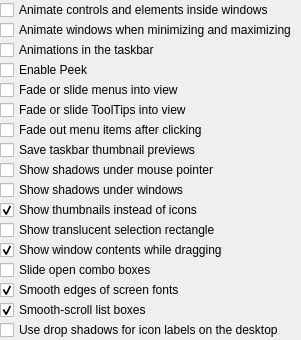
                   <widget class="QWidget" name="scroll_Optimizer_VE_Contents">
                    <property name="enabled">
                     <bool>true</bool>
                    </property>
                    <property name="geometry">
                     <rect>
                      <x>0</x>
                      <y>0</y>
                      <width>301</width>
                      <height>340</height>
                     </rect>
                    </property>
                    <property name="minimumSize">
                     <size>
                      <width>0</width>
                      <height>0</height>
                     </size>
                    </property>
                    <layout class="QVBoxLayout" name="verticalLayout_9">
                     <property name="spacing">
                      <number>0</number>
                     </property>
                     <property name="leftMargin">
                      <number>0</number>
                     </property>
                     <property name="topMargin">
                      <number>0</number>
                     </property>
                     <property name="rightMargin">
                      <number>0</number>
                     </property>
                     <property name="bottomMargin">
                      <number>0</number>
                     </property>
                     <item>
                      <widget class="QCheckBox" name="chk_Optimizer_VE_1">
                       <property name="text">
                        <string>Animate controls and elements inside windows</string>
                       </property>
                      </widget>
                     </item>
                     <item>
                      <widget class="QCheckBox" name="chk_Optimizer_VE_2">
                       <property name="text">
                        <string>Animate windows when minimizing and maximizing</string>
                       </property>
                      </widget>
                     </item>
                     <item>
                      <widget class="QCheckBox" name="chk_Optimizer_VE_3">
                       <property name="text">
                        <string>Animations in the taskbar</string>
                       </property>
                      </widget>
                     </item>
                     <item>
                      <widget class="QCheckBox" name="chk_Optimizer_VE_4">
                       <property name="text">
                        <string>Enable Peek</string>
                       </property>
                       <property name="checked">
                        <bool>false</bool>
                       </property>
                      </widget>
                     </item>
                     <item>
                      <widget class="QCheckBox" name="chk_Optimizer_VE_5">
                       <property name="text">
                        <string>Fade or slide menus into view</string>
                       </property>
                      </widget>
                     </item>
                     <item>
                      <widget class="QCheckBox" name="chk_Optimizer_VE_6">
                       <property name="text">
                        <string>Fade or slide ToolTips into view</string>
                       </property>
                      </widget>
                     </item>
                     <item>
                      <widget class="QCheckBox" name="chk_Optimizer_VE_7">
                       <property name="text">
                        <string>Fade out menu items after clicking</string>
                       </property>
                       <property name="checked">
                        <bool>false</bool>
                       </property>
                      </widget>
                     </item>
                     <item>
                      <widget class="QCheckBox" name="chk_Optimizer_VE_8">
                       <property name="text">
                        <string>Save taskbar thumbnail previews</string>
                       </property>
                      </widget>
                     </item>
                     <item>
                      <widget class="QCheckBox" name="chk_Optimizer_VE_9">
                       <property name="text">
                        <string>Show shadows under mouse pointer</string>
                       </property>
                       <property name="checked">
                        <bool>false</bool>
                       </property>
                      </widget>
                     </item>
                     <item>
                      <widget class="QCheckBox" name="chk_Optimizer_VE_10">
                       <property name="text">
                        <string>Show shadows under windows</string>
                       </property>
                      </widget>
                     </item>
                     <item>
                      <widget class="QCheckBox" name="chk_Optimizer_VE_11">
                       <property name="text">
                        <string>Show thumbnails instead of icons</string>
                       </property>
                       <property name="checked">
                        <bool>true</bool>
                       </property>
                      </widget>
                     </item>
                     <item>
                      <widget class="QCheckBox" name="chk_Optimizer_VE_12">
                       <property name="text">
                        <string>Show translucent selection rectangle</string>
                       </property>
                      </widget>
                     </item>
                     <item>
                      <widget class="QCheckBox" name="chk_Optimizer_VE_13">
                       <property name="text">
                        <string>Show window contents while dragging</string>
                       </property>
                       <property name="checked">
                        <bool>true</bool>
                       </property>
                      </widget>
                     </item>
                     <item>
                      <widget class="QCheckBox" name="chk_Optimizer_VE_14">
                       <property name="text">
                        <string>Slide open combo boxes</string>
                       </property>
                      </widget>
                     </item>
                     <item>
                      <widget class="QCheckBox" name="chk_Optimizer_VE_15">
                       <property name="text">
                        <string>Smooth edges of screen fonts</string>
                       </property>
                       <property name="checked">
                        <bool>true</bool>
                       </property>
                      </widget>
                     </item>
                     <item>
                      <widget class="QCheckBox" name="chk_Optimizer_VE_16">
                       <property name="text">
                        <string>Smooth-scroll list boxes</string>
                       </property>
                       <property name="checked">
                        <bool>true</bool>
                       </property>
                      </widget>
                     </item>
                     <item>
                      <widget class="QCheckBox" name="chk_Optimizer_VE_17">
                       <property name="text">
                        <string>Use drop shadows for icon labels on the desktop</string>
                       </property>
                      </widget>
                     </item>
                    </layout>
                   </widget>
